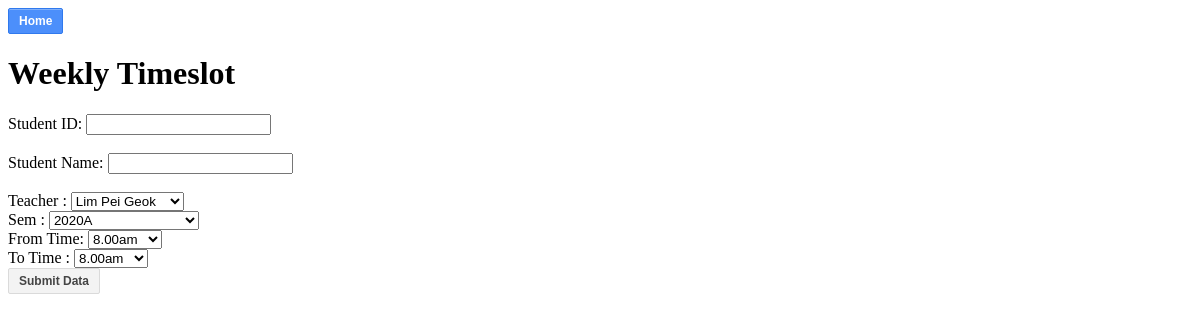
Page /set_weekly_timeslot.php on the earlier database version.
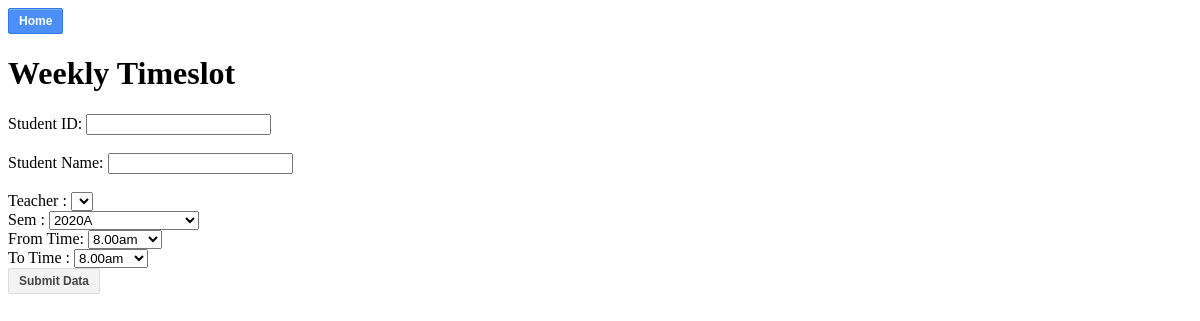
Same page on the later database version.
### tables this page shows
CREATE TABLE `teacher` (
  `teacher_id` int(5) NOT NULL,
  `teacherID` varchar(55) NOT NULL,
  `teacherPassword` varchar(55) NOT NULL,
  `name` varchar(25) NOT NULL,
  `facultyid` int(5) NOT NULL
);

### set_weekly_timeslot.php (the view, shortened to what this page needs)
<?php
	include 'includes/db.connect.php'
?>
<?php
		$query = "SELECT * FROM `teacher`";
		$result1 = mysqli_query($connect, $query);
		$options1 = "";
		while($row2 = mysqli_fetch_array($result1))
		{
			$options1 = $options1."<option>$row2[1]</option>";
		}
		$query = "SELECT * FROM `sem`";
		$result1 = mysqli_query($connect, $query);
		$options2 = "";
		while($row2 = mysqli_fetch_array($result1))
		{
			$options2 = $options2."<option>$row2[1]</option>";
		}
		$query = "SELECT * FROM `time`";
		$result1 = mysqli_query($connect, $query);
		$options3 = "";
		while($row2 = mysqli_fetch_array($result1))
		{
			$options3 = $options3."<option>$row2[1]</option>";
		}
		$query = "SELECT * FROM `time`";
		$result1 = mysqli_query($connect, $query);
		$options4 = "";
		while($row2 = mysqli_fetch_array($result1))
		{
			$options4 = $options4."<option>$row2[1]</option>";
		}
	?>
<!DOCTYPE html>
<html>
<head>
</head>
<link rel="stylesheet" type="text/css" href="css/blue.button.css">
<button class="blue"><a href="index.php" class="blue">Home</a></button>
<body>
	<h1>Weekly Timeslot</h1>
	<form name="set_weekly_timeslot.php" action="set_weekly_timeslot.php" method="POST">
	<label for="studentID">Student ID: </label>
	<input type="text" id="student_id" name="student_id"><br>
	<br>
	<label for="studentName">Student Name: </label>
	<input type="text" id="student_name" name="student_name">
	<br>
	<br>
	<label class="col-md-4 control-label" for="teacher_name">Teacher :</label>
	<select id="teacher_name" name="teacher_name" class="form-control">
		<?php echo $options1;?>
	</select>
	<br>
	<label class="col-md-4 control-label" for="sem_name">Sem :</label>
	<select id="sem_name" name="sem_name" class="form-control" style="width: 150px;">
				<?php echo $options2;?>
	</select>
	<br>
	<label class="col-md-4 control-label" for="from">From Time: </label>
	<select id="from" name="from" class="form-control">
		<?php echo $options3;?>
	</select>
	<br>
	<label class="col-md-4 control-label" for="to">To Time :</label>
	<select id="to" name="to" class="form-control">
		<?php echo $options4;?>
	</select>
	<br>
	<button id="submit_btn" name="submit_btn">Submit Data</button>
</form>
</body>
</html>

Differences in the rows shown:
no longer on this page (row edited): teacher: teacher_name "Lim Pei Geok"
